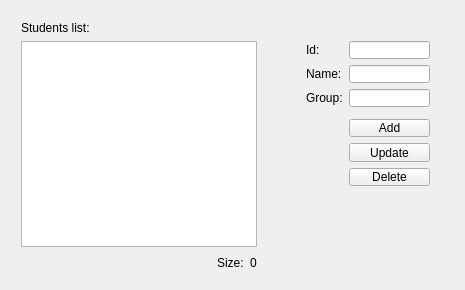
<?xml version="1.0" encoding="UTF-8"?>
<ui version="4.0">
 <class>StudentsCRUD</class>
 <widget class="QMainWindow" name="StudentsCRUD">
  <property name="geometry">
   <rect>
    <x>0</x>
    <y>0</y>
    <width>465</width>
    <height>290</height>
   </rect>
  </property>
  <property name="sizePolicy">
   <sizepolicy hsizetype="Preferred" vsizetype="Preferred">
    <horstretch>0</horstretch>
    <verstretch>0</verstretch>
   </sizepolicy>
  </property>
  <property name="minimumSize">
   <size>
    <width>465</width>
    <height>290</height>
   </size>
  </property>
  <property name="maximumSize">
   <size>
    <width>465</width>
    <height>290</height>
   </size>
  </property>
  <property name="windowTitle">
   <string>StudentsCRUD</string>
  </property>
  <widget class="QWidget" name="centralWidget">
   <widget class="QWidget" name="layoutWidget">
    <property name="geometry">
     <rect>
      <x>10</x>
      <y>10</y>
      <width>258</width>
      <height>274</height>
     </rect>
    </property>
    <layout class="QGridLayout" name="gridLayout">
     <item row="0" column="0">
      <widget class="QLabel" name="lblStudList">
       <property name="text">
        <string>Students list:</string>
       </property>
      </widget>
     </item>
     <item row="2" column="2">
      <widget class="QLabel" name="lblSizeVal">
       <property name="text">
        <string>0</string>
       </property>
      </widget>
     </item>
     <item row="2" column="0">
      <spacer name="horizontalSpacer">
       <property name="orientation">
        <enum>Qt::Horizontal</enum>
       </property>
       <property name="sizeHint" stdset="0">
        <size>
         <width>40</width>
         <height>20</height>
        </size>
       </property>
      </spacer>
     </item>
     <item row="2" column="1">
      <widget class="QLabel" name="lblSize">
       <property name="text">
        <string>Size:</string>
       </property>
      </widget>
     </item>
     <item row="1" column="0" colspan="3">
      <widget class="QListWidget" name="listStudents"/>
     </item>
    </layout>
   </widget>
   <widget class="QWidget" name="layoutWidget">
    <property name="geometry">
     <rect>
      <x>295</x>
      <y>30</y>
      <width>146</width>
      <height>167</height>
     </rect>
    </property>
    <layout class="QFormLayout" name="formLayout">
     <property name="fieldGrowthPolicy">
      <enum>QFormLayout::AllNonFixedFieldsGrow</enum>
     </property>
     <item row="0" column="0">
      <widget class="QLabel" name="lblId">
       <property name="text">
        <string>Id:</string>
       </property>
      </widget>
     </item>
     <item row="0" column="1">
      <widget class="QLineEdit" name="lineEditId">
       <property name="readOnly">
        <bool>true</bool>
       </property>
      </widget>
     </item>
     <item row="1" column="0">
      <widget class="QLabel" name="lblName">
       <property name="text">
        <string>Name:</string>
       </property>
      </widget>
     </item>
     <item row="1" column="1">
      <widget class="QLineEdit" name="lineEditName"/>
     </item>
     <item row="2" column="0">
      <widget class="QLabel" name="lblGroup">
       <property name="text">
        <string>Group:</string>
       </property>
      </widget>
     </item>
     <item row="2" column="1">
      <widget class="QLineEdit" name="lineEditGroup"/>
     </item>
     <item row="4" column="1">
      <widget class="QPushButton" name="btnAdd">
       <property name="text">
        <string>Add</string>
       </property>
      </widget>
     </item>
     <item row="5" column="1">
      <widget class="QPushButton" name="btnUpdate">
       <property name="text">
        <string>Update</string>
       </property>
      </widget>
     </item>
     <item row="3" column="1">
      <spacer name="verticalSpacer">
       <property name="orientation">
        <enum>Qt::Vertical</enum>
       </property>
       <property name="sizeHint" stdset="0">
        <size>
         <width>20</width>
         <height>40</height>
        </size>
       </property>
      </spacer>
     </item>
     <item row="6" column="1">
      <widget class="QPushButton" name="btnDelete">
       <property name="text">
        <string>Delete</string>
       </property>
      </widget>
     </item>
    </layout>
   </widget>
  </widget>
 </widget>
 <layoutdefault spacing="6" margin="11"/>
 <resources/>
 <connections/>
</ui>
